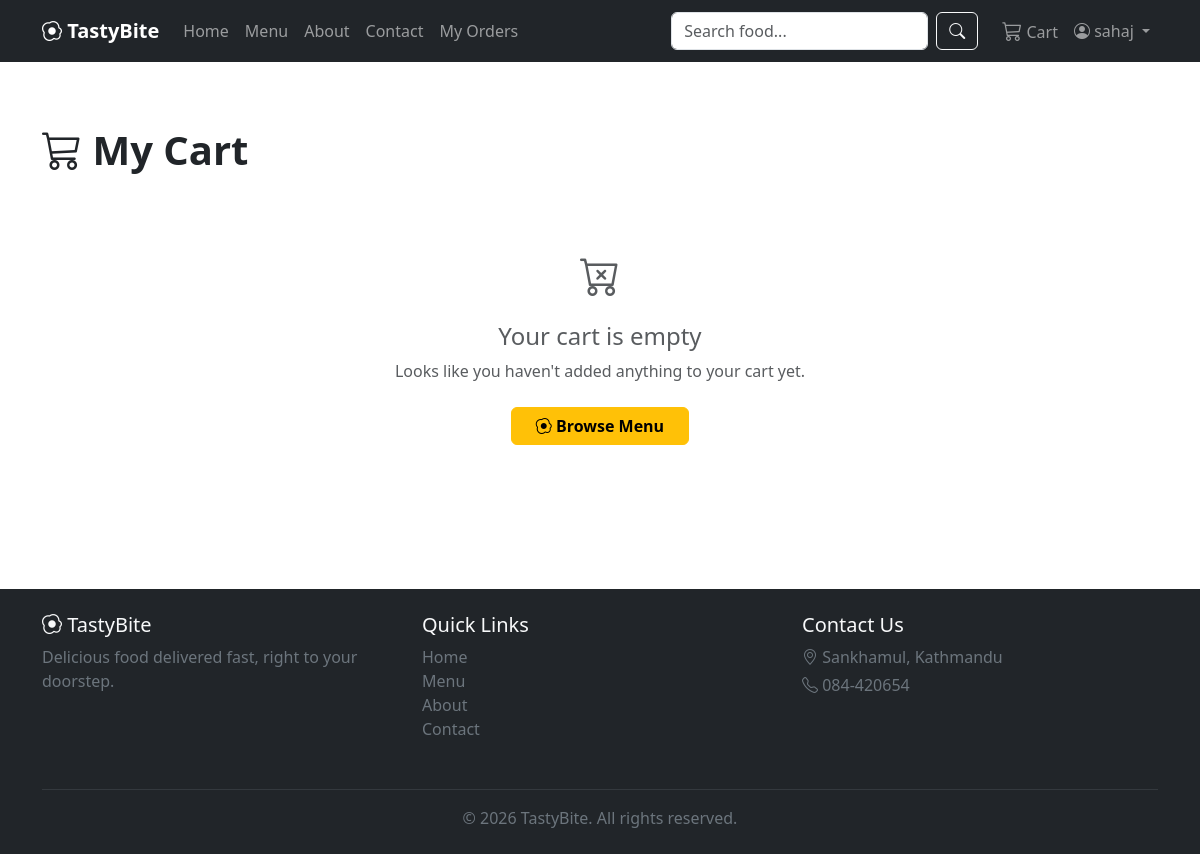
The app's page /cart/ (signed in), older data.
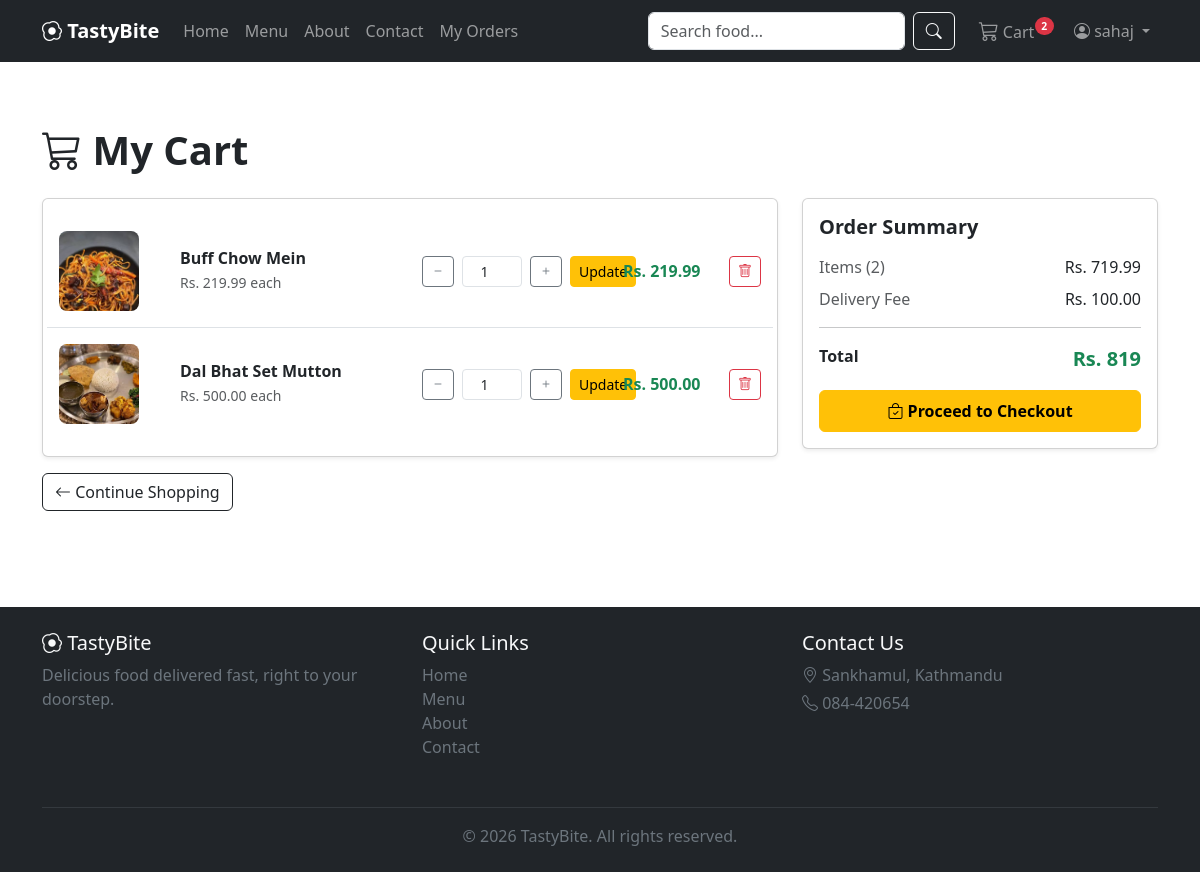
The same page, newer data.
### cart/models.py (models this page shows, shortened)
class CartItem(models.Model):
    cart = models.ForeignKey(Cart, on_delete=models.CASCADE, related_name='items')
    food_item = models.ForeignKey(FoodItem, on_delete=models.CASCADE)
    quantity = models.PositiveIntegerField(default=1)
    added_at = models.DateTimeField(auto_now_add=True)
    class Meta:
        unique_together = ('cart', 'food_item')
    @property
    def subtotal(self):
        return self.food_item.price * self.quantity

class Cart(models.Model):
    user = models.OneToOneField(User, on_delete=models.CASCADE, related_name='cart')
    created_at = models.DateTimeField(auto_now_add=True)
    updated_at = models.DateTimeField(auto_now=True)
    @property
    def total_price(self):
        return sum(item.subtotal for item in self.items.all())
    @property
    def total_items(self):
        return sum(item.quantity for item in self.items.all())

### menu/models.py (models this page shows, shortened)
class FoodItem(models.Model):
    category = models.ForeignKey(
        Category,
        on_delete=models.CASCADE,
        related_name='food_items'
    )
    name = models.CharField(max_length=150)
    slug = models.SlugField(max_length=170, unique=True, help_text="Used in URLs")
    description = models.TextField(blank=True)
    price = models.DecimalField(max_digits=8, decimal_places=2, help_text="Price in NPR")
    image = models.ImageField(upload_to='food_items/', blank=True, null=True)
    is_available = models.BooleanField(default=True, help_text="Uncheck to hide this item from the menu")
    is_featured = models.BooleanField(default=False, help_text="Show this item on the homepage")
    created_at = models.DateTimeField(auto_now_add=True)
    updated_at = models.DateTimeField(auto_now=True)
    class Meta:
        ordering = ['-created_at']

### cart/views.py (the view)
# urls.py: path('', views.cart_detail, name='cart_detail'),
@login_required
def cart_detail(request):
    cart, created = Cart.objects.get_or_create(user=request.user)
    context = {
        'cart': cart,
        'cart_items': cart.items.select_related('food_item').all(),
    }
    return render(request, 'cart/cart_detail.html', context)

### cart/context_processors.py (called while the page is built)
def cart_item_count(request):
    if request.user.is_authenticated:
        cart = Cart.objects.filter(user=request.user).first()
        if cart:
            return {'cart_item_count': cart.total_items}
    return {'cart_item_count': 0}

### cart/templates/cart/cart_detail.html (shortened to what the changed rows need)
{% extends 'base.html' %}
{% load static %}
{% block content %}
<div class="container my-5">
    <h1 class="fw-bold mb-4">
        <i class="bi bi-cart3"></i> My Cart
    </h1>
    {% if cart_items %}
    <div class="row g-4">
        <div class="col-lg-8">
            <div class="card shadow-sm">
                <div class="card-body">
                    {% for cart_item in cart_items %}
                    <div class="row align-items-center py-3 {% if not forloop.last %}border-bottom{% endif %}">
                        <div class="col-3 col-md-2">
                            {% if cart_item.food_item.image %}
                                <img src="{{ cart_item.food_item.image.url }}" class="cart-item-img" alt="{{ cart_item.food_item.name }}">
                            {% else %}
                                <div class="cart-item-img d-flex align-items-center justify-content-center bg-secondary bg-opacity-10">
                                    <i class="bi bi-image text-secondary"></i>
                                </div>
                            {% endif %}
                        </div>
                        <div class="col-9 col-md-4">
                            <h6 class="fw-bold mb-1">{{ cart_item.food_item.name }}</h6>
                            <p class="text-muted small mb-0">Rs. {{ cart_item.food_item.price }} each</p>
                        </div>
                        <div class="col-6 col-md-3 mt-3 mt-md-0">
                            <form method="POST" action="{% url 'update_cart_item' cart_item.id %}" class="d-flex align-items-center gap-2">
                                <button type="button" class="btn btn-sm btn-outline-secondary"
                                        data-action="decrease" data-item-id="{{ cart_item.id }}">
                                    <i class="bi bi-dash"></i>
                                </button>
                                <input type="number" name="quantity" value="{{ cart_item.quantity }}" min="1"
                                       class="form-control form-control-sm text-center qty-input"
                                       data-item-id="{{ cart_item.id }}" style="width: 60px;">
                                <button type="button" class="btn btn-sm btn-outline-secondary"
                                        data-action="increase" data-item-id="{{ cart_item.id }}">
                                    <i class="bi bi-plus"></i>
                                </button>
                                <button type="submit" class="btn btn-sm btn-warning">Update</button>
                            </form>
                        </div>
                        <div class="col-4 col-md-2 mt-3 mt-md-0 text-md-end">
                            <span class="fw-bold text-success">Rs. {{ cart_item.subtotal }}</span>
                        </div>
                        <div class="col-2 col-md-1 mt-3 mt-md-0 text-end">
                            <form method="POST" action="{% url 'remove_from_cart' cart_item.id %}" class="confirm-remove">
                                <button type="submit" class="btn btn-sm btn-outline-danger">
                                    <i class="bi bi-trash"></i>
                                </button>
                            </form>
                        </div>
                    </div>
                    {% endfor %}
                </div>
            </div>
            <a href="{% url 'menu_list' %}" class="btn btn-outline-dark mt-3">
                <i class="bi bi-arrow-left"></i> Continue Shopping
            </a>
        </div>
        <div class="col-lg-4">
            <div class="card shadow-sm">
                <div class="card-body">
                    <h5 class="fw-bold mb-3">Order Summary</h5>
                    <div class="d-flex justify-content-between mb-2">
                        <span class="text-muted">Items ({{ cart.total_items }})</span>
                        <span>Rs. {{ cart.total_price }}</span>
                    </div>
                    <div class="d-flex justify-content-between mb-2">
                        <span class="text-muted">Delivery Fee</span>
                        <span>Rs. 100.00</span>
                    </div>
                    <hr>
                    <div class="d-flex justify-content-between mb-3">
                        <strong>Total</strong>
                        <strong class="text-success fs-5">Rs. {{ cart.total_price|add:100 }}</strong>
                    </div>
                    <a href="{% url 'checkout' %}" class="btn btn-warning w-100 fw-semibold py-2">
                        <i class="bi bi-bag-check"></i> Proceed to Checkout
                    </a>
                </div>
            </div>
        </div>
    </div>
    {% else %}
    <div class="text-center py-5">
        <i class="bi bi-cart-x fs-1 text-muted"></i>
        <h4 class="mt-3 text-muted">Your cart is empty</h4>
        <p class="text-muted">Looks like you haven't added anything to your cart yet.</p>
        <a href="{% url 'menu_list' %}" class="btn btn-warning fw-semibold px-4 mt-2">
            <i class="bi bi-egg-fried"></i> Browse Menu
        </a>
    </div>
    {% endif %}
</div>
{% endblock %}

### templates/base.html (shortened to what the changed rows need)
{% load static %}
<!DOCTYPE html>
<html lang="en">
<head>
    <link href="https://cdn.jsdelivr.net/npm/bootstrap@5.3.3/dist/css/bootstrap.min.css" rel="stylesheet">
    <link rel="stylesheet" href="https://cdn.jsdelivr.net/npm/bootstrap-icons@1.11.3/font/bootstrap-icons.css">
    <link rel="stylesheet" href="{% static 'css/style.css' %}">
</head>
<body>
    <nav class="navbar navbar-expand-lg navbar-dark bg-dark sticky-top">
        <div class="container">
            <div class="collapse navbar-collapse" id="navbarNav">
                <ul class="navbar-nav align-items-lg-center">
                    <li class="nav-item">
                        <a class="nav-link position-relative" href="{% url 'cart_detail' %}">
                            <i class="bi bi-cart3 fs-5"></i> Cart
                            {% if cart_item_count > 0 %}
                            <span class="badge rounded-pill bg-danger">
                                {{ cart_item_count }}
                            </span>
                            {% endif %}
                        </a>
                    </li>
                </ul>
            </div>
        </div>
    </nav>
    <main class="flex-fill">
        {% block content %}
        {% endblock %}
    </main>
</body>
</html>

Row changes from the older to the newer data that the page shows:
added CartItem: food_item.image (picture), food_item.name "Buff Chow Mein", food_item.price "219.99", quantity "1", subtotal "219.99"
added CartItem: food_item.image (picture), food_item.name "Dal Bhat Set Mutton", food_item.price "500.00", quantity "1", subtotal "500.00"
now on this page (row unchanged): Cart: total_items "2", total_price "719.99", total_price|add "819"
Text that changed along with them:
{{ cart_item_count }}: (not shown) → "2"
text no longer shown: "Your cart is empty Looks like you haven't added anything to your cart yet. Browse Menu"
text now shown: "Continue Shopping Order Summary Items ( ) Rs. Delivery Fee Rs. 100.00 Total Rs. Proceed to Checkout"
